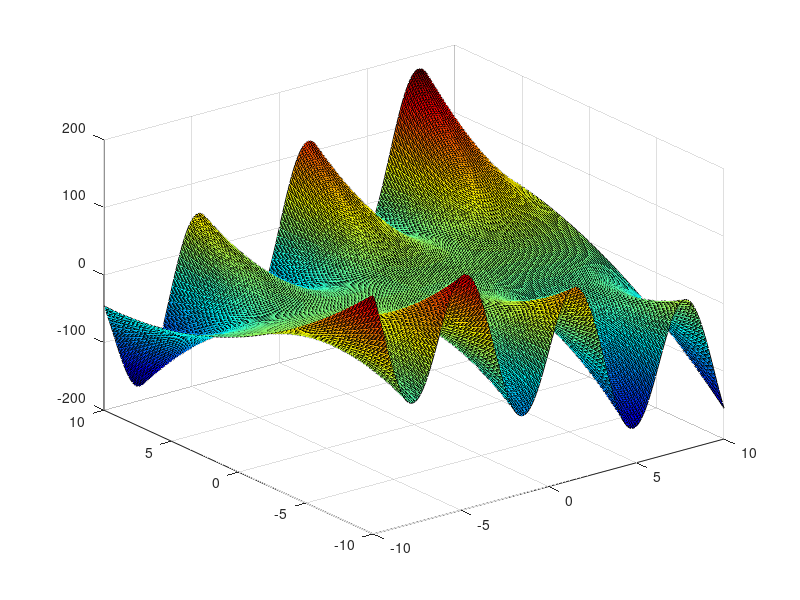

This figure's MATLAB source: (Note: this script raises an error after producing the figure.)
clear
close
clc

x=-10:0.1:10;
y=-10:0.1:10;
[X,Y]=meshgrid(x,y);            %provides empty mesh grid or array

Z=X.*Y+Y.^2.*sin(X);
%mesh(X,Y,Z);                    %plots given mesh
colormap('jet')                 %jet,hsv,hot,cool,spring,summer,autumn,winter
%hold on
s=surf(X,Y,Z);
s.EdgeColor='none';
s.FaceAlpha=0.5;